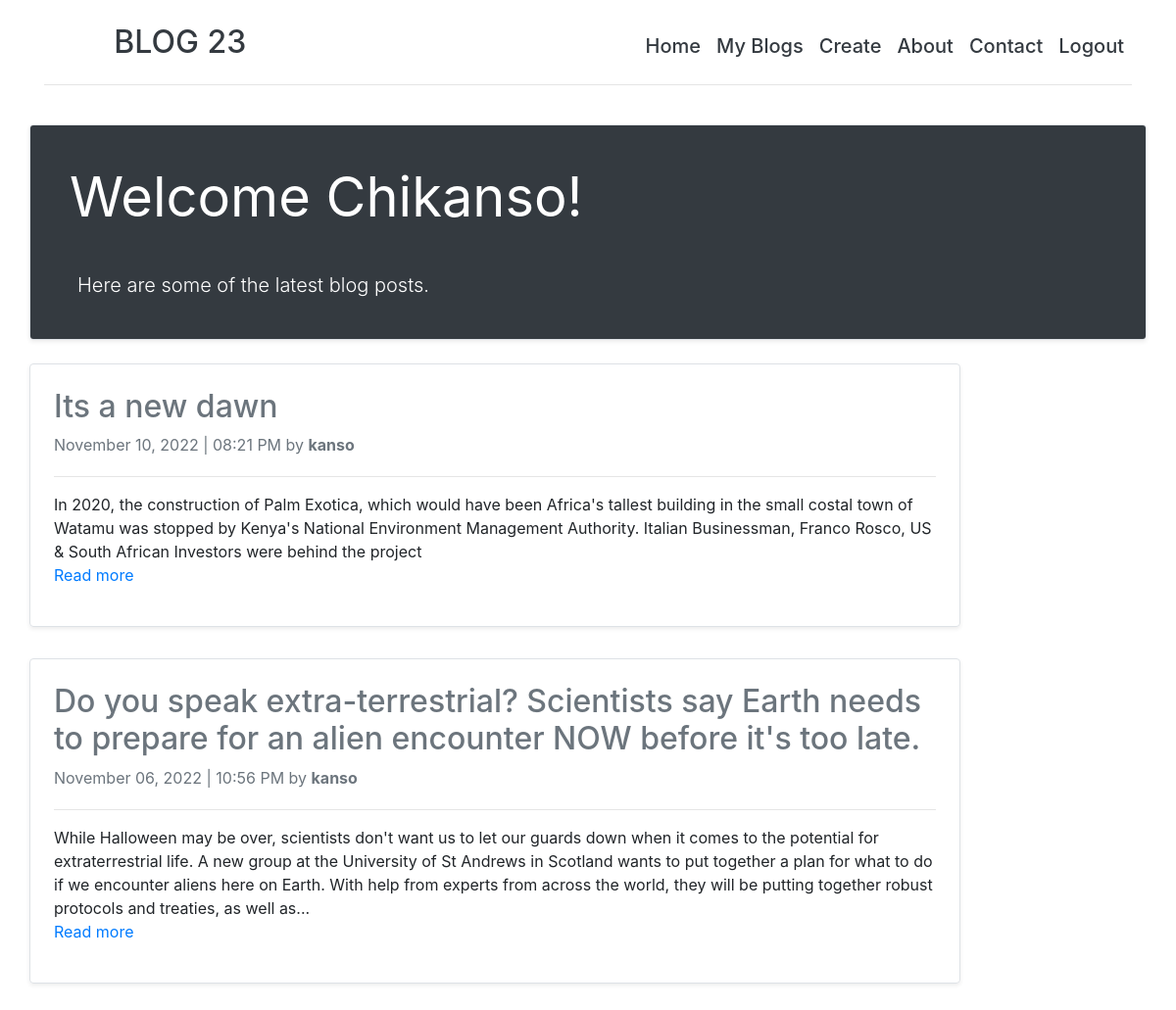
Page /my_blogs (signed in) on the committed database.
### blog.py (models this page shows, shortened)
class User(db.Model, UserMixin):
    id = db.Column(db.Integer(), primary_key=True)
    username = db.Column(db.String(50), nullable=False, unique=True)
    first_name = db.Column(db.String(50), nullable=False)
    last_name = db.Column(db.String(50), nullable=False)
    email = db.Column(db.String(100), nullable=False, unique=True)
    password_hash = db.Column(db.Text(), nullable=False)

class Blog(db.Model, UserMixin):
    id = db.Column(db.Integer, primary_key=True)
    title = db.Column(db.String(100), nullable=False)
    post = db.Column(db.Text, nullable=False)
    author = db.Column(db.String(50), nullable=False)
    date_created = db.Column(db.DateTime, default=datetime.now(), nullable=False)

### blog.py (the view)
@app.route('/my_blogs', methods=['GET'])
@login_required
def my_blogs():
    blog = Blog.query.order_by(Blog.date_created.desc()).filter_by(author=current_user.username).all()
    return render_template('my_blogs.html', blog=blog)

### blog.py (called while the page is built)
@login_manager.user_loader
def user_loader(id):
    return User.query.get(int(id))

### templates/my_blogs.html (shortened to what this page needs)
{% extends 'base.html' %}
{% block content %}
<div class="row g-0 border rounded overflow-hidden flex-md-row mb-4 shadow-sm h-md-250 position-relative">
    <div class="col p-4 d-flex bg-dark flex-column position-static">
        <h1 class="display-4 text-white fst-italic p-3"><strong>Welcome {{ current_user.first_name }}!</strong></h1>
        <p class="lead pl-4 text-white my-3">Here are some of the latest blog posts.</p>
    </div>
</div>
{% for post in blog %}
<div class="row mb-2">
    <div class="col-md-10">
        <div class="row g-0 border rounded overflow-hidden flex-md-row mb-4 shadow-sm h-md-250 position-relative">
            <div class="col p-4 d-flex flex-column position-static">
                <a class="text-secondary" href="{{url_for('post_details', id=post.id)}}"><h2>{{ post.title }}</h2></a>
                <div class="mb-1 text-muted">{{post.date_created.strftime('%B %d, %Y')}} <span> | </span> {{post.date_created.strftime('%I:%M %p')}} by <strong>{{post.author}}</strong></div>
                <hr width="100%">
                <p class="card-text mb-auto">{{post.post | truncate(400)}}</p>
                <p><a href="{{url_for('post_details', id=post.id)}}" class="stretched-link">Read more</a></p>
            </div>
        </div>
    </div>
</div>
{% endfor %}
{% endblock content %}

### rows in the picture
User: first_name "Chikanso"
Blog: title "Its a new dawn", date_created "November 10, 2022", date_created "08:21 PM", author "kanso", post "In 2020, the construction of Palm Exotica, which would have been Africa's tallest building in the small costal town of Watamu was stopped by Kenya's National Environment Management Authority. Italian Businessman, Franco Rosco, US & South African Investors were behind the project"
Blog: title "Do you speak extra-terrestrial? Scientists say Earth needs to prepare for an alien encounter NOW before it's too late.", date_created "November 06, 2022", date_created "10:56 PM", author "kanso", post "While Halloween may be over, scientists don't want us to let our guards down when it comes to the potential for extraterrestrial life. A new group at the University of St Andrews in Scotland wants to put together a plan for what to do if we encounter aliens here on Earth. With help from experts from across the world, they will be putting together robust protocols and treaties, as well as..."
